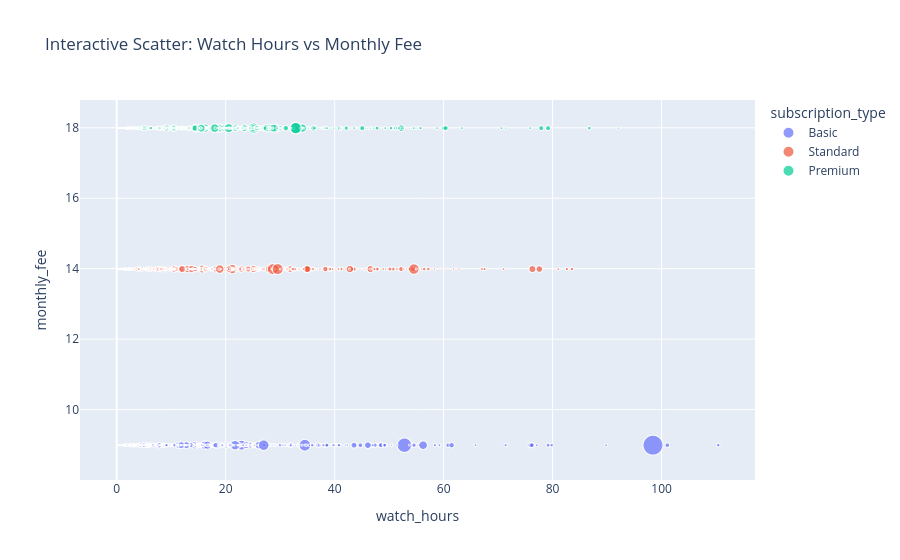

Notebook code for this chart:
### Code cell
#Bonus: Interactive Visualization with Plotly
import plotly.express as px

fig = px.scatter(df, x='watch_hours', y='monthly_fee',
                 color='subscription_type', size='avg_watch_time_per_day',
                 hover_data=['region', 'churned'],
                 title="Interactive Scatter: Watch Hours vs Monthly Fee")
fig.show()

### Figure 1 — Plotly figure (JSON) as saved in the notebook; plotly's stock layout.template omitted (floating-point values rounded to 4 significant figures; data arrays with more than 128 entries replaced by an {"elided": "..."} marker saying what was removed)
{"data": [{"customdata": {"elided": "1661x2 mixed values"}, "hovertemplate": "subscription_type=Basic<br>watch_hours=%{x}<br>monthly_fee=%{y}<br>avg_watch_time_per_day=%{marker.size}<br>region=%{customdata[0]}<br>churned=%{customdata[1]}<extra></extra>", "legendgroup": "Basic", "marker": {"color": "#636efa", "size": {"elided": "1661 float values"}, "sizemode": "area", "sizeref": 0.246, "symbol": "circle"}, "mode": "markers", "name": "Basic", "showlegend": true, "type": "scattergl", "x": {"elided": "1661 float values"}, "xaxis": "x", "y": {"elided": "1661 float values"}, "yaxis": "y"}, {"customdata": {"elided": "1646x2 mixed values"}, "hovertemplate": "subscription_type=Standard<br>watch_hours=%{x}<br>monthly_fee=%{y}<br>avg_watch_time_per_day=%{marker.size}<br>region=%{customdata[0]}<br>churned=%{customdata[1]}<extra></extra>", "legendgroup": "Standard", "marker": {"color": "#EF553B", "size": {"elided": "1646 float values"}, "sizemode": "area", "sizeref": 0.246, "symbol": "circle"}, "mode": "markers", "name": "Standard", "showlegend": true, "type": "scattergl", "x": {"elided": "1646 float values"}, "xaxis": "x", "y": {"elided": "1646 float values"}, "yaxis": "y"}, {"customdata": {"elided": "1693x2 mixed values"}, "hovertemplate": "subscription_type=Premium<br>watch_hours=%{x}<br>monthly_fee=%{y}<br>avg_watch_time_per_day=%{marker.size}<br>region=%{customdata[0]}<br>churned=%{customdata[1]}<extra></extra>", "legendgroup": "Premium", "marker": {"color": "#00cc96", "size": {"elided": "1693 float values"}, "sizemode": "area", "sizeref": 0.246, "symbol": "circle"}, "mode": "markers", "name": "Premium", "showlegend": true, "type": "scattergl", "x": {"elided": "1693 float values"}, "xaxis": "x", "y": {"elided": "1693 float values"}, "yaxis": "y"}], "layout": {"legend": {"itemsizing": "constant", "title": {"text": "subscription_type"}, "tracegroupgap": 0}, "title": {"text": "Interactive Scatter: Watch Hours vs Monthly Fee"}, "xaxis": {"anchor": "y", "domain": [0, 1], "title": {"text": "watch_hours"}}, "yaxis": {"anchor": "x", "domain": [0, 1], "title": {"text": "monthly_fee"}}}}
